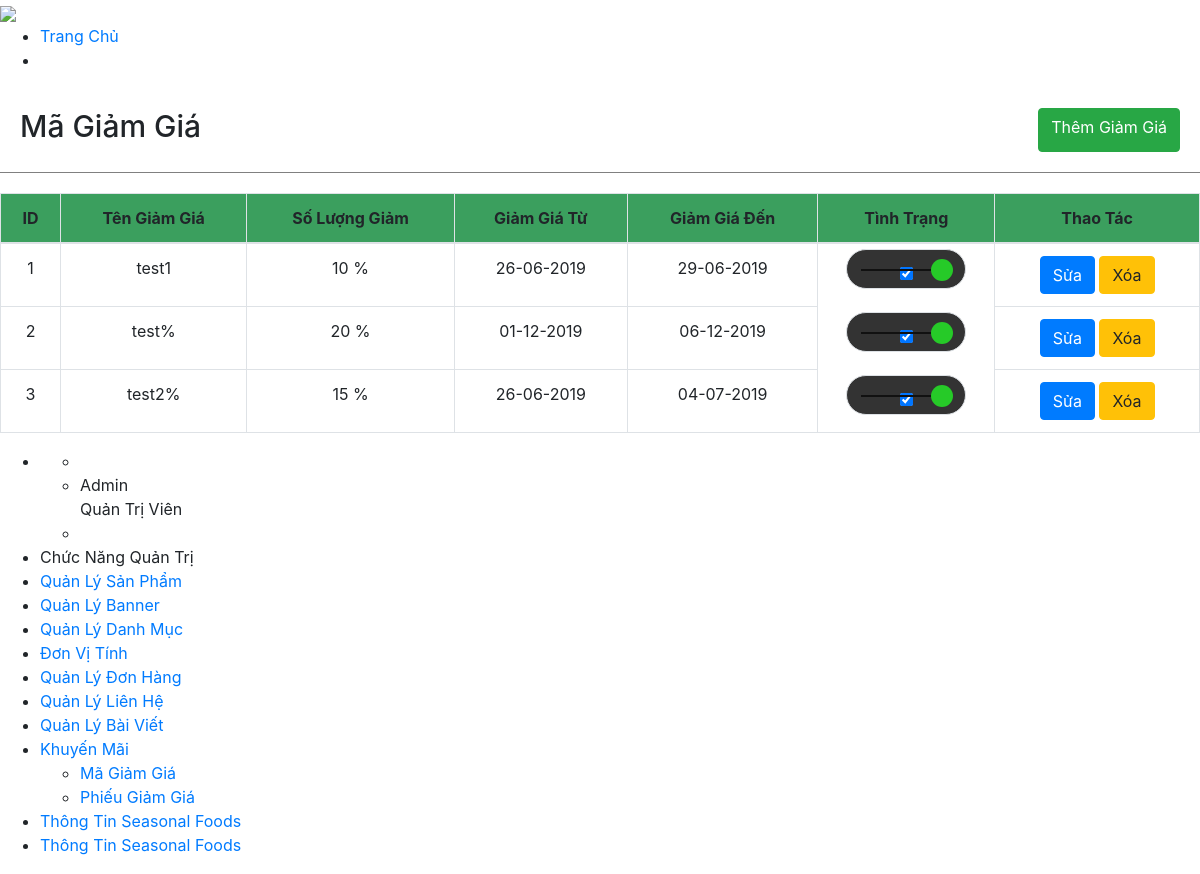
The page /SeasonalFoods2/index.php/admin/discountcode on the database its author committed.
### tables this page shows
CREATE TABLE `discountcode` (
  `id_discountcode` int(11) NOT NULL,
  `discountName` varchar(50) NOT NULL,
  `quantumDiscount` float NOT NULL,
  `dateFrom` date NOT NULL,
  `dateTo` date NOT NULL,
  `hiddencode` int(1) NOT NULL DEFAULT '0',
  `discount_create_at` timestamp NOT NULL DEFAULT CURRENT_TIMESTAMP,
  `discount_update_at` timestamp NOT NULL DEFAULT CURRENT_TIMESTAMP ON UPDATE CURRENT_TIMESTAMP
);

### SeasonalFoods2/application/controllers/admin/discountcode.php (called while the page is built, shortened)
<?php
class discountcode extends CI_Controller {
	public function __construct()
	{
		$this->load->helper('url');
		$this->load->model('M_data');
		$this->load->library('session');
	}
	public function index()
	{
        $query = "select * from discountcode";
        $data["discounts"] = $this->M_data->load_query($query);
        $display["body"] = $this->load->view("admin/pages_admin/discountcode",$data,TRUE);
		$this->load->view("admin/home_admin/masterAdmin", $display);
	}
}
?>

### SeasonalFoods2/index.php (called while the page is built, shortened)
<?php
require_once BASEPATH.'core/CodeIgniter.php';

### SeasonalFoods2/application/models/M_data.php (called while the page is built, shortened)
<?php
class M_data extends CI_Model {
    public function load_query($string)
    {
        $result = $this->db->query($string);
        return $result->result_array();
    }
}
?>

### SeasonalFoods2/application/views/admin/pages_admin/discountcode.php (the view, shortened to what this page needs)
<div class="products-heading">
    <h1><i class="fab fa-free-code-camp"></i>Mã Giảm Giá</h1>
    <a href="<?php echo base_url()?>admin/discountcode/insertdiscount" class="btn btn-success" >Thêm Giảm Giá</a>
</div>
<div class="list-discount">
    <table class="table table-bordered text-center" id="table_id">
        <thead style="background-color: #3b9f5e;">
            <th>ID</th>
            <th>Tên Giảm Giá</th>
            <th>Số Lượng Giảm</th>
            <th>Giảm Giá Từ</th>
            <th>Giảm Giá Đến</th>
            <th>Tình Trạng</th>
            <th>Thao Tác</th>
        </thead>
        <tbody>
            <?php foreach($discounts as $discount){ ?>
            <tr>
                <td><?php echo $discount["id_discountcode"] ?></td>
                <td><?php echo $discount["discountName"] ?></td>
                <td><?php echo number_format($discount["quantumDiscount"]) ?> %</td>
                <td><?php echo date("d-m-Y",strtotime($discount["dateFrom"])) ?></td>
                <td><?php echo date("d-m-Y",strtotime($discount["dateTo"])) ?></td>
                <td class="checkboxTwo">
                    <input type="checkbox" id="checkboxTwoInput" <?php echo $discount["hiddencode"]==0 ? " checked = 'checked'":"" ?> />
                    <label for="checkboxTwoInput"></label>
                </td>
                <td>
                    <a href="#" class="btn btn-primary">Sửa</a>
                    <button class="btn btn-warning">Xóa</button>
                </td>
            </tr>
            <?php }?>
        </tbody>
    </table>
</div>

### SeasonalFoods2/application/views/admin/pages_admin/discountcode.php (style rules this page uses)
.products-heading { padding-top: 20px; padding-bottom: 20px; border-bottom: 1px solid gray; display: flex; justify-content: space-between; padding-right: 20px; }
.products-heading h1 { font-size: 30px; }
.list-discount { padding-top: 20px; }
.checkboxTwo { width: 120px; height: 40px; background: #333; border-radius: 50px; position: relative; display: inline-block; margin-top: 5px; }
.checkboxTwo:before { content: ''; position: absolute; top: 19px; left: 14px; height: 2px; width: 90px; background: #111; }
.checkboxTwo label { display: block; width: 22px; height: 22px; border-radius: 50%; -webkit-transition: all .5s ease; -moz-transition: all .5s ease; -o-transition: all .5s ease; -ms-transition: all .5s ease; transition: all .5s ease; cursor: pointer; position: absolute; top: 9px; z-index: 1; left: 12px; background: #ddd; }
.checkboxTwo input[type=checkbox]:checked + label { left: 84px; background: #26ca28; }

### rows shown on the page
discountcode: id_discountcode "1", discountName "test1", quantumDiscount "10", dateFrom "26-06-2019", dateTo "29-06-2019", hiddencode "☑"
discountcode: id_discountcode "2", discountName "test%", quantumDiscount "20", dateFrom "01-12-2019", dateTo "06-12-2019", hiddencode "☑"
discountcode: id_discountcode "3", discountName "test2%", quantumDiscount "15", dateFrom "26-06-2019", dateTo "04-07-2019", hiddencode "☑"
